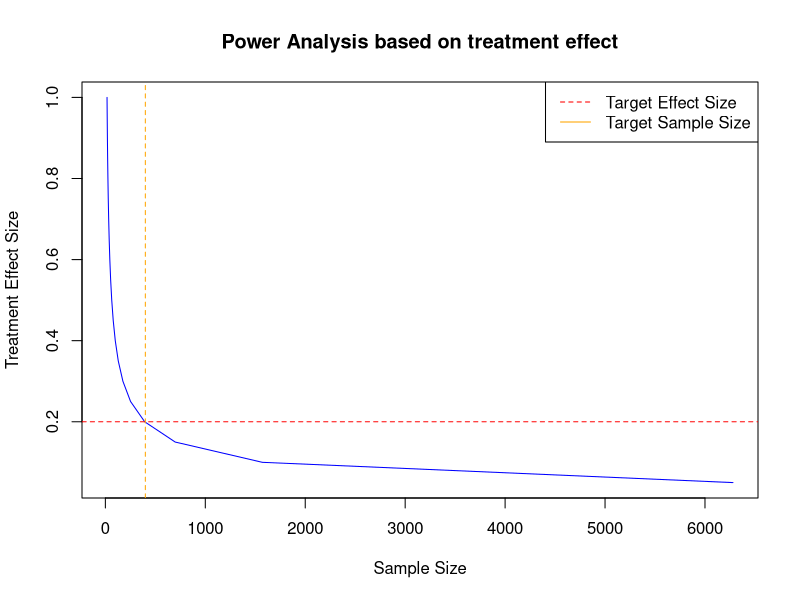
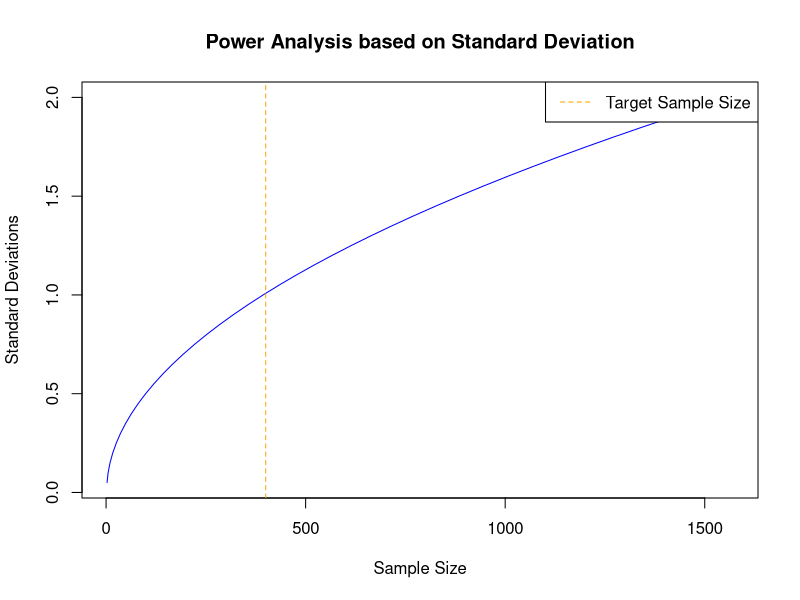

Reproduce these figures in R, in order.
## ---- chunk 1
# install.packages("pwr") need to install if you don't have it yet
library(pwr)
library(data.table)
library(sandwich)
library(lmtest)

library(ggplot2)
library(knitr)
## ---- chunk 2

# Set parameters
alpha <- 0.05           # Significance level
power <- 0.8            # Desired power
treatment_effect_sizes <- seq(0.05, 1, by = 0.05)  # Range of treatment effect sizes


# Initialize variables
target_sample_size <- NA
target_effect_size <- NA

# Function to calculate power for a given effect size and sample size
calculate_power <- function(effect_size, sample_size) {
  pwr.t.test(d = effect_size, n = sample_size, sig.level = alpha, type = "two.sample")$power
}

# Iterate through treatment effect sizes and find the combination that achieves the desired power
for (effect_size in treatment_effect_sizes) {
  # Use a range of sample sizes for exploration
  for (sample_size in seq(10, 500, by = 10)) {
    current_power <- calculate_power(effect_size, sample_size)
    
    if (current_power >= power) {
      target_sample_size <- sample_size
      target_effect_size <- effect_size
      break
    }
  }
  
  if (!is.na(target_sample_size)) {
    break
  }
}

# Function to calculate sample size for a given treatment effect size
calculate_sample_size <- function(effect_size, alpha, power) {
  pwr.t.test(d = effect_size, sig.level = alpha, power = power, type = "two.sample")$n
}

# Calculate sample sizes for each treatment effect size
sample_sizes <- sapply(treatment_effect_sizes, calculate_sample_size, alpha = alpha, power = power)

# Plot the results
plot(sample_sizes, treatment_effect_sizes, type = "l", col = "blue",
     xlab = "Sample Size", ylab = "Treatment Effect Size",
     main = "Power Analysis based on treatment effect")

# Add a horizontal line for the desired power
abline(h = target_effect_size, col = "red", lty = 2)
abline(v = target_sample_size, col = "orange", lty = 2)

# Add legend
legend("topright", legend = c("Target Effect Size", "Target Sample Size"), 
       col = c("red", "orange"), lty = c(2, 1))


## ---- chunk 3
# Print the results
cat("Desired Power:", power, "\n")
cat("Target Sample Size:", target_sample_size, "\n")
cat("Target Treatment Effect Size:", target_effect_size, "\n")

## ---- chunk 4

# Install and load the necessary library

# Set parameters
alpha <- 0.05           # Significance level
power <- 0.8            # Desired power
mean1 <- 0.5            # Mean of group 1(control)
mean2 <- 0.7           # Mean of group 2(humor)
std_devs <- seq(0.05, 2, by = 0.05)  # Range of standard deviations to explore

# Initialize variables
target_sample_size <- NA
target_std_dev <- NA

# Function to calculate power for a given standard deviation and sample size
calculate_power <- function(std_dev, sample_size) {
  d <- (mean2 - mean1) / std_dev  # Cohen's d effect size
  pwr.t.test(d = d, n = sample_size, sig.level = alpha, type = "two.sample")$power
}

# Iterate through standard deviations and find the combination that achieves the desired power
for (std_dev in std_devs) {
  # Use a range of sample sizes for exploration
  for (sample_size in seq(10, 500, by = 10)) {
    current_power <- calculate_power(std_dev, sample_size)
    
    if (current_power >= power) {
      target_sample_size <- sample_size
      target_std_dev <- std_dev
      break
    }
  }
  
  if (!is.na(target_sample_size)) {
    break
  }
}
# Function to calculate sample size for a given standard deviation
calculate_sample_size <- function(std_dev, alpha, power) {
  d <- (mean2 - mean1) / std_dev  # Cohen's d effect size
  pwr.t.test(d = d, sig.level = alpha, power = power, type = "two.sample")$n
}

# Calculate sample sizes for each standard deviation
sample_sizes <- sapply(std_devs, calculate_sample_size, alpha = alpha, power = power)

# Plot the results
plot(sample_sizes, std_devs, type = "l", col = "blue",
     xlab = "Sample Size", ylab = "Standard Deviations",
     main = "Power Analysis based on Standard Deviation")

# Add a horizontal line for the desired power
abline(v = 400, col = "orange", lty = 2)

# Add legend
legend("topright", legend = c("Target Sample Size"), 
       col = c("orange"), lty = c(2, 1))
